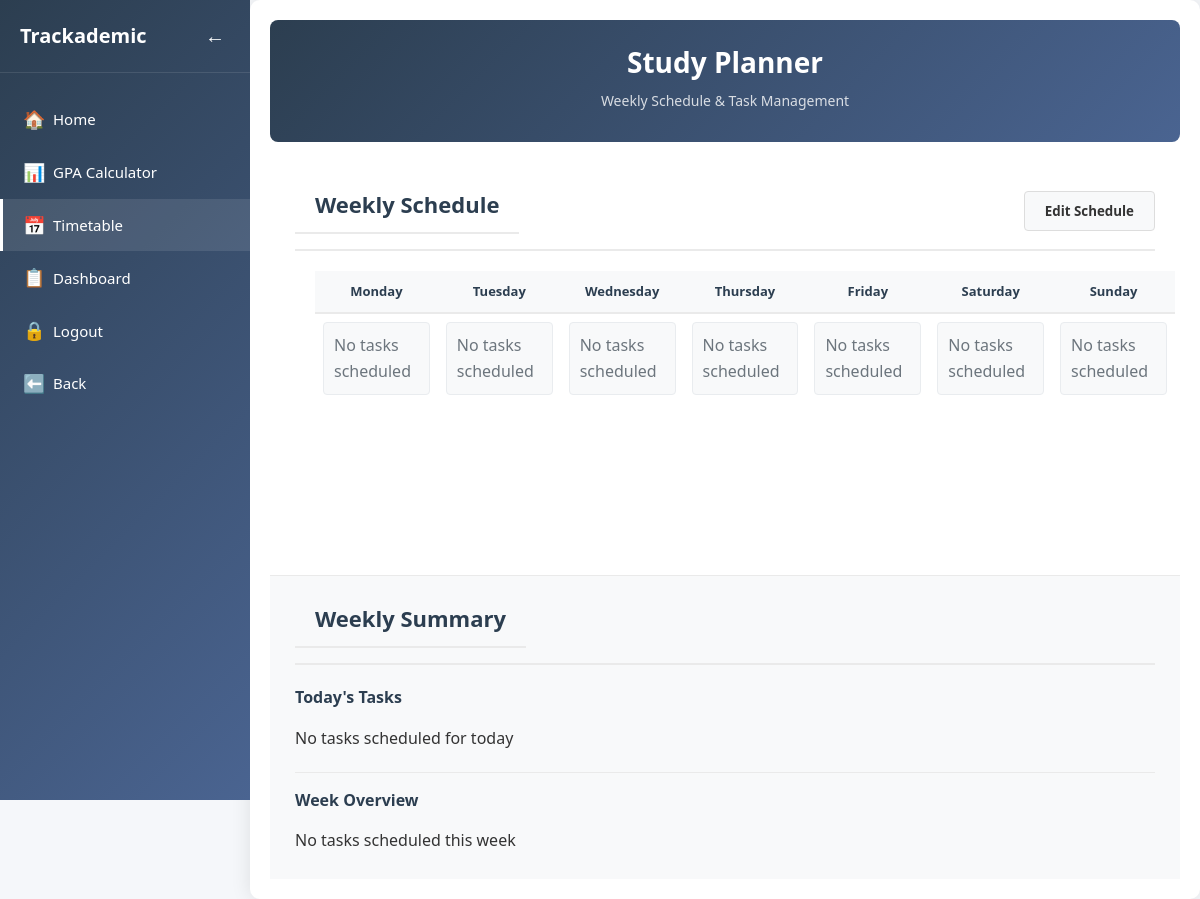
Page /trackademic/timetable (signed in) on the earlier database version.
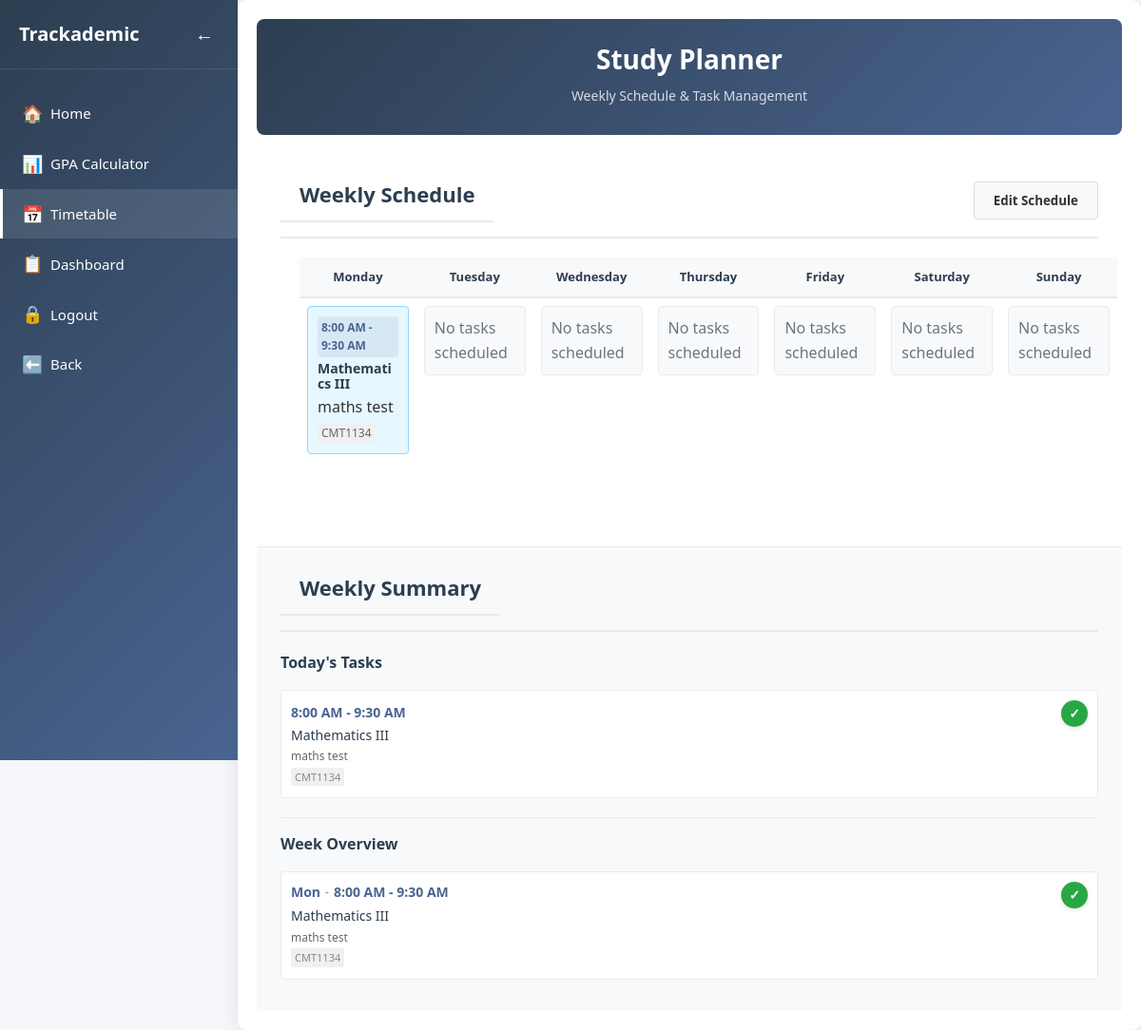
Same page on the later database version.
### tables this page shows
CREATE TABLE timetable (
        timetable_id INTEGER PRIMARY KEY AUTOINCREMENT,
        subject_id INTEGER NOT NULL,
        user_id INTEGER NOT NULL,
        day INTEGER NOT NULL,
        time_slot TEXT NOT NULL,
        task_description TEXT DEFAULT '',
        FOREIGN KEY (subject_id) REFERENCES subjects(subject_id),
        FOREIGN KEY (user_id) REFERENCES trackademic_users(user_id),
        UNIQUE(user_id, day, time_slot)
    );

CREATE TABLE subjects (
        subject_id INTEGER PRIMARY KEY AUTOINCREMENT,
        subject_name TEXT NOT NULL UNIQUE,
        subject_code TEXT UNIQUE,
        credit_hours INTEGER DEFAULT 3,
        task_description TEXT DEFAULT ''
    );

### app.py (the view)
@app.route('/trackademic/timetable')
def timetable():
    if 'user_id' not in session:
        return redirect('/login')
    user_id = session['user_id']
    conn = get_db_connection()
    timetable_data = conn.execute('''
        SELECT t.*, s.subject_name, s.subject_code, t.task_description
        FROM timetable t
        JOIN subjects s ON t.subject_id = s.subject_id
        WHERE t.user_id = ?
        ORDER BY t.day, t.time_slot
    ''', (user_id,)).fetchall()
    schedule = {}
    for item in timetable_data:
        day = item['day']
        time_slot = item['time_slot']
        if day not in schedule:
            schedule[day] = {}
        schedule[day][time_slot] = {
            'subject_name': item['subject_name'],
            'subject_code': item['subject_code'],
            'time_slot': time_slot,
            'task_description': item['task_description'],
            'subject_id': item['subject_id'],
            'timetable_id': item['timetable_id']
        }
    today_schedule = get_today_schedule(user_id)
    weekly_summary = get_weekly_summary(user_id)
    conn.close()
    completed_tasks = session.get('completed_tasks', {})
    return render_template('timetable.html', schedule=schedule, edit_mode=False,
                          today_schedule=today_schedule, weekly_summary=weekly_summary,
                          completed_tasks=completed_tasks, app_mode='trackademic')

### app.py (called while the page is built)
def get_db_connection(database='trackademic.db'):
    try:
        conn = sqlite3.connect(database, timeout=10)
        conn.row_factory = sqlite3.Row
        conn.execute("PRAGMA foreign_keys = ON")
        return conn
    except sqlite3.Error as e:
        print(f"Database connection error: {e}")
        return None

def get_today_schedule(user_id):
    today = datetime.datetime.today().weekday()
    conn = get_db_connection()
    today_schedule = conn.execute('''
        SELECT t.day, t.time_slot, s.subject_name, s.subject_code, t.task_description, s.subject_id
        FROM timetable t
        JOIN subjects s ON t.subject_id = s.subject_id
        WHERE t.user_id = ? AND t.day = ?
        ORDER BY t.time_slot
    ''', (user_id, today)).fetchall()
    conn.close()
    return today_schedule

### templates/timetable.html (shortened to what the changed rows need)
<!DOCTYPE html>
<html lang="en">
<head>
    <link rel="stylesheet" href="{{ url_for('static', filename='calculator.css') }}">
    <link rel="stylesheet" href="{{ url_for('static', filename='styles.css') }}">
</head>
<body>
    <nav class="sidebar">
        <div class="sidebar-header">
            <h2>Trackademic</h2>
        </div>
    </nav>
    <div class="main-content">
        <div class="container">
            <header>
                <h1>Study Planner</h1>
            </header>
            <div class="main-layout">
                <main class="middle-column">
                    <div class="section-header">
                        <h2 class="schedule-title">Weekly Schedule</h2>
                    </div>
                    <section class="planner-table">
                        <table>
                            <thead>
                                <tr>
                                    <th>Monday</th>
                                    <th>Tuesday</th>
                                    <th>Wednesday</th>
                                    <th>Thursday</th>
                                    <th>Friday</th>
                                    <th>Saturday</th>
                                    <th>Sunday</th>
                                </tr>
                            </thead>
                            <tbody>
                                <tr>
                                    {% for day in range(7) %}
                                    <td class="schedule-column">
                                        <div class="schedule-grid">
                                            {% if schedule.get(day) %}
                                                {% for time_slot, subject_data in schedule[day].items() %}
                                                <div class="schedule-cell filled
                                                    {% if completed_tasks.get(day|string + '_' + time_slot|string) %}completed{% endif %}">
                                                    <div class="cell-content">
                                                        {% if not edit_mode %}
                                                            <div class="cell-time">{{ time_slot }}</div>
                                                        {% endif %}
                                                        <div class="cell-subject">{{ subject_data.subject_name }}</div>
                                                        {% if subject_data.task_description %}
                                                        <div class="cell-task-description">
                                                            {{ subject_data.task_description }}
                                                        </div>
                                                        {% endif %}
                                                        <div class="cell-code">{{ subject_data.subject_code }}</div>
                                                    </div>
                                                </div>
                                                {% endfor %}
                                            {% else %}
                                                <div class="schedule-cell empty">
                                                    <div class="empty-state">
                                                        <span class="empty-text">No tasks scheduled</span>
                                                    </div>
                                                </div>
                                            {% endif %}
                                        </div>
                                    </td>
                                    {% endfor %}
                                </tr>
                            </tbody>
                        </table>
                    </section>
                </main>
                <aside class="right-column">
                    <div class="section-header">
                        <h2 class="schedule-title">Weekly Summary</h2>
                    </div>
                    <div class="status-info">
                        <h3>Today's Tasks</h3>
                        {% if today_schedule %}
                        <ul class="today-schedule">
                            {% for item in today_schedule %}
                            <li class="{% if session.get('completed_tasks', {}).get(item.day|string + '_' + item.time_slot|string) %}completed weekly-task{% endif %}">
                                <div>
                                    <span class="schedule-time">{{ item.time_slot }}</span>
                                    <div class="schedule-subject">{{ item.subject_name }}</div>
                                    {% if item.task_description %}
                                    <small class="task-description-small">
                                        {{ item.task_description }}
                                    </small>
                                    {% endif %}
                                    <small class="subject-code-small">{{ item.subject_code }}</small>
                                </div>
                                <form method="POST" action="{{ url_for('complete_task') }}" class="complete-form">
                                    {% if session.get('completed_tasks', {}).get(item.day|string + '_' + item.time_slot|string) %}
                                    <button type="button" class="complete-btn completed" disabled title="Task completed">
                                        ✓
                                    </button>
                                    {% else %}
                                    <button type="submit" class="complete-btn" title="Mark as done">
                                        ✓
                                    </button>
                                    {% endif %}
                                </form>
                            </li>
                            {% endfor %}
                        </ul>
                        {% else %}
                        <p class="no-tasks-message">No tasks scheduled for today</p>
                        {% endif %}
                        <h3 class="week-overview-title">Week Overview</h3>
                        {% if weekly_summary %}
                        <ul class="today-schedule">
                            {% for item in weekly_summary %}
                            <li class="{% if session.get('completed_tasks', {}).get(item.day|string + '_' + item.time_slot|string) %}completed weekly-task{% endif %}">
                                <div class="week-task-content">
                                    <div class="week-time-row">
                                        <span class="schedule-time">{{ ['Mon','Tue','Wed','Thu','Fri','Sat','Sun'][item.day] }}</span>
                                        <span class="time-separator">-</span>
                                        <span class="schedule-time">{{ item.time_slot }}</span>
                                    </div>
                                    <div class="schedule-subject">{{ item.subject_name }}</div>
                                    {% if item.task_description %}
                                    <small class="task-description-small">
                                        {{ item.task_description }}
                                    </small>
                                    {% endif %}
                                    <small class="subject-code-small">{{ item.subject_code }}</small>
                                </div>
                                <form method="POST" action="{{ url_for('complete_task') }}" class="complete-form">
                                    {% if completed_tasks.get(day|string + '_' + time_slot|string) %}
                                    <button type="button" class="complete-btn completed" disabled title="Task completed">
                                        ✓
                                    </button>
                                    {% else %}
                                    <button type="submit" class="complete-btn" title="Mark as done">
                                        ✓
                                    </button>
                                    {% endif %}
                                </form>
                            </li>
                            {% endfor %}
                        </ul>
                        {% else %}
                        <p class="no-tasks-message">No tasks scheduled this week</p>
                        {% endif %}
                    </div>
                </aside>
            </div>
        </div>
    </div>
</body>
</html>

Differences in the rows shown:
added timetable: time_slot "8:00 AM - 9:30 AM", subject_name "Mathematics III", task_description "maths test", subject_code "CMT1134"
now on this page (row unchanged): subjects: day "Mon", time_slot "8:00 AM - 9:30 AM", subject_name "Mathematics III", task_description "maths test", subject_code "CMT1134"
Other differences:
list line gone: "No tasks scheduled"
text no longer shown: "No tasks scheduled for today No tasks scheduled this week"
